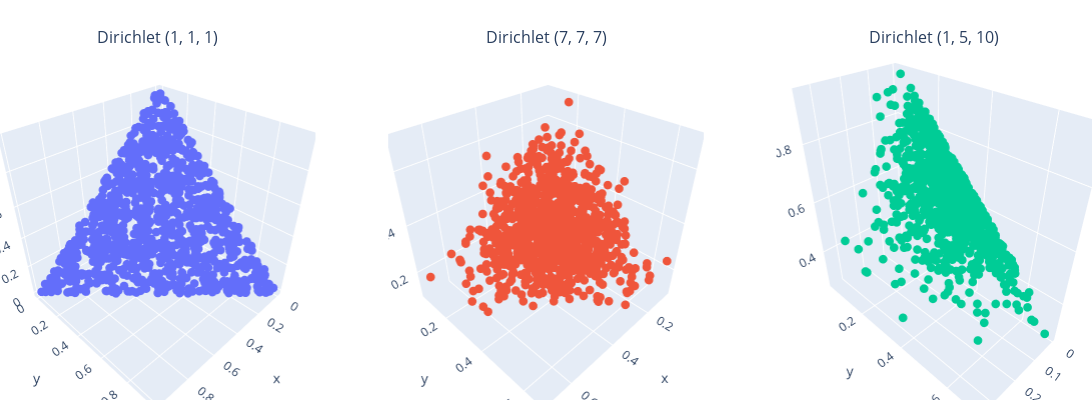

This figure's notebook cell:
### Markdown cell above
## **Visualizando la distribución Dirichlet**

### Code cell
# Distintos casos de distribución Dirichlet
N_samples = 1000

# Distribuciones
dirichlet1 = stats.dirichlet(alpha=[1, 1, 1])
dirichlet2 = stats.dirichlet(alpha=[7, 7, 7])
dirichlet3 = stats.dirichlet(alpha=[1, 5, 10])

# Muestras
samples1 = dirichlet1.rvs(N_samples)
samples2 = dirichlet2.rvs(N_samples)
samples3 = dirichlet3.rvs(N_samples)

# Gráfico en 3D
fig = make_subplots(
    rows=1, 
    cols=3, 
    specs=[[{'type': 'scatter3d'}, {'type': 'scatter3d'}, {'type': 'scatter3d'}]],
    subplot_titles=['Dirichlet (1, 1, 1)', 'Dirichlet (7, 7, 7)', 'Dirichlet (1, 5, 10)']
)
# Gráfico 1
fig.add_trace(go.Scatter3d(
    x=samples1[:,0], y=samples1[:,1], z=samples1[:,2],
    mode='markers', marker=dict(size=3), name='Dirichlet (1, 1, 1)'
), row=1, col=1)

# Gráfico 2
fig.add_trace(go.Scatter3d(
    x=samples2[:,0], y=samples2[:,1], z=samples2[:,2],
    mode='markers', marker=dict(size=3), name='Dirichlet (7, 7, 7)'
), row=1, col=2)

# Gráfico 3
fig.add_trace(go.Scatter3d(
    x=samples3[:,0], y=samples3[:,1], z=samples3[:,2],
    mode='markers', marker=dict(size=3), name='Dirichlet (1, 5, 10)'
), row=1, col=3)

# Colocar titulo
fig.update_layout(
    margin=dict(l=0, r=0, t=50, b=0),
    height=400,
    width=1400
    )

# No mostrar la leyenda
fig.update_layout(showlegend=False)

fig.write_image(img_path+"Dirichlet.pdf")
fig.show()

### Figure 1 — Plotly figure (JSON) as saved in the notebook; plotly's stock layout.template omitted (floating-point values rounded to 4 significant figures; data arrays with more than 128 entries replaced by an {"elided": "..."} marker saying what was removed)
{"data": [{"marker": {"size": 3}, "mode": "markers", "name": "Dirichlet (1, 1, 1)", "scene": "scene", "type": "scatter3d", "x": {"elided": "1000 float values"}, "y": {"elided": "1000 float values"}, "z": {"elided": "1000 float values"}}, {"marker": {"size": 3}, "mode": "markers", "name": "Dirichlet (7, 7, 7)", "scene": "scene2", "type": "scatter3d", "x": {"elided": "1000 float values"}, "y": {"elided": "1000 float values"}, "z": {"elided": "1000 float values"}}, {"marker": {"size": 3}, "mode": "markers", "name": "Dirichlet (1, 5, 10)", "scene": "scene3", "type": "scatter3d", "x": {"elided": "1000 float values"}, "y": {"elided": "1000 float values"}, "z": {"elided": "1000 float values"}}], "layout": {"annotations": [{"font": {"size": 16}, "showarrow": false, "text": "Dirichlet (1, 1, 1)", "x": 0.1444, "xanchor": "center", "xref": "paper", "y": 1, "yanchor": "bottom", "yref": "paper"}, {"font": {"size": 16}, "showarrow": false, "text": "Dirichlet (7, 7, 7)", "x": 0.5, "xanchor": "center", "xref": "paper", "y": 1, "yanchor": "bottom", "yref": "paper"}, {"font": {"size": 16}, "showarrow": false, "text": "Dirichlet (1, 5, 10)", "x": 0.8556, "xanchor": "center", "xref": "paper", "y": 1, "yanchor": "bottom", "yref": "paper"}], "height": 400, "margin": {"b": 0, "l": 0, "r": 0, "t": 50}, "scene": {"domain": {"x": [0, 0.2889], "y": [0, 1]}}, "scene2": {"domain": {"x": [0.3556, 0.6444], "y": [0, 1]}}, "scene3": {"domain": {"x": [0.7111, 1], "y": [0, 1]}}, "showlegend": false, "width": 1400}}
